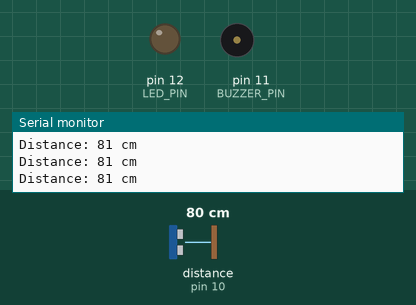
This sketch was run on a simulated Arduino Uno, built with avr-gcc and run on an emulated ATmega328P. Shown: output pins drawn as LEDs (lit = HIGH), buzzer (waves = sounding, pin HIGH), the last lines printed to the serial monitor. The inputs (shaded band) are chosen by the test bench; at power-on: distance to the obstacle (sensor on pin 10) 80 cm. The echo pulse lasts 58.3 µs per cm.

Above: at 1.2 s.
1.3 s: distance to the obstacle (sensor on pin 10) set to 17 cm
4.3 s: distance to the obstacle (sensor on pin 10) set to 12 cm
At 5.4 s:
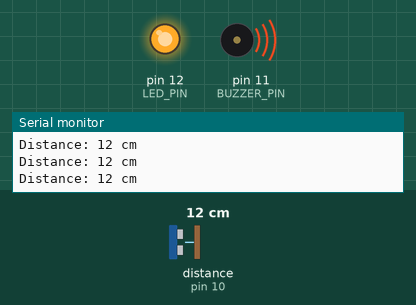
5.8 s: distance to the obstacle (sensor on pin 10) set to 35 cm
At 6.5 s:
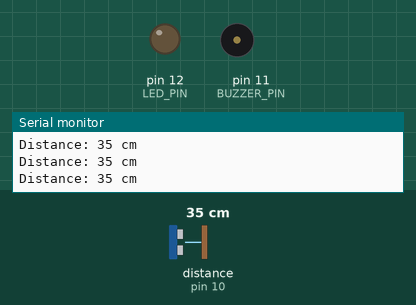
7.3 s: distance to the obstacle (sensor on pin 10) set to 2 cm
At 8.1 s:
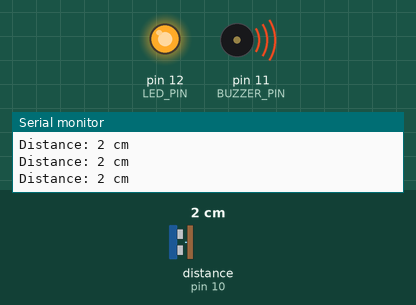
Timing chart, 0 to 9.8 s (numbered marks = the images above; inputs shaded):
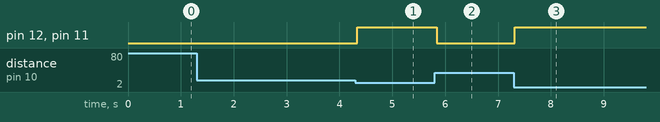

The sketch:

ultrasonic_alert.ino
```cpp
#include <NewPing.h>

#define TRIG_PIN 9
#define ECHO_PIN 10
#define MAX_DISTANCE 200  // Max distance to sense in cm
#define BUZZER_PIN 11
#define LED_PIN 12

NewPing sonar(TRIG_PIN, ECHO_PIN, MAX_DISTANCE);

void setup() {
  pinMode(BUZZER_PIN, OUTPUT);
  pinMode(LED_PIN, OUTPUT);
  Serial.begin(9600);
}

void loop() {
  delay(50); // Small delay between readings
  int distance = sonar.ping_cm();

  Serial.print("Distance: ");
  Serial.print(distance);
  Serial.println(" cm");

  if (distance > 0 && distance < 15) {
    digitalWrite(BUZZER_PIN, HIGH);
    digitalWrite(LED_PIN, HIGH);
  } else {
    digitalWrite(BUZZER_PIN, LOW);
    digitalWrite(LED_PIN, LOW);
  }
}
```

Measured:
- the behaviour switches between 15 and 14 cm on distance to the obstacle (sensor on pin 10) (found by bisection; images 0 and 1)
- after the input at 4.3 s, pin 12 (LED_PIN), pin 11 (BUZZER_PIN): LOW → HIGH at once
- after the input at 5.8 s, pin 12 (LED_PIN), pin 11 (BUZZER_PIN): HIGH → LOW at once
- after the input at 7.3 s, pin 12 (LED_PIN), pin 11 (BUZZER_PIN): LOW → HIGH at once
